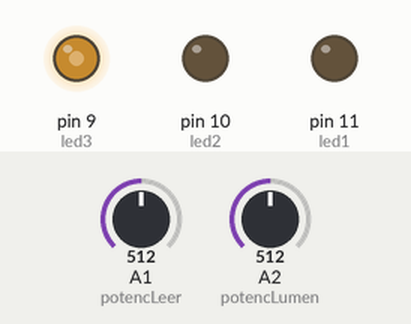
Simulated run of this sketch. Board: Arduino Uno, built with avr-gcc and run on an emulated ATmega328P. Parts: output pins drawn as LEDs (lit = HIGH). Inputs (shaded band) come from the test bench; at power-on: A1 (potencLeer) = 512, A2 (potencLumen) = 512.

Above: at 1.2 s.
1.3 s: A1 (potencLeer) set to 716
At 2.5 s:
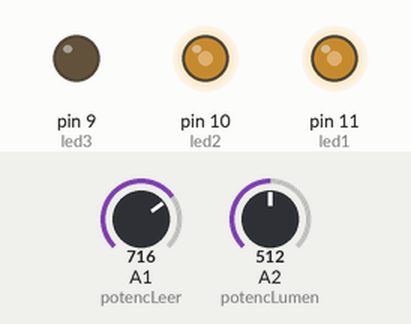
2.8 s: A2 (potencLumen) set to 716
At 3.8 s:
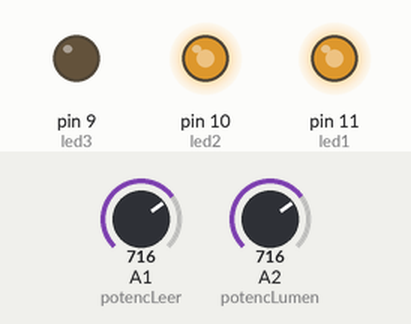
4.3 s: A1 (potencLeer) set to 900
At 4.9 s:
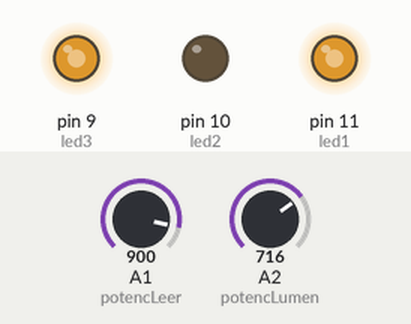
5.8 s: A2 (potencLumen) set to 900
At 6.1 s:
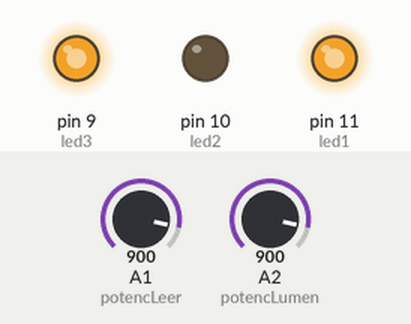
7.3 s: A1 (potencLeer) set to 1023
At 8.4 s:
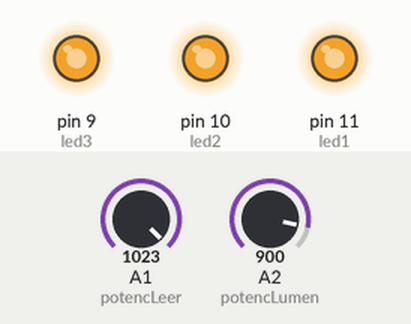
8.8 s: A2 (potencLumen) set to 511
At 9.6 s:
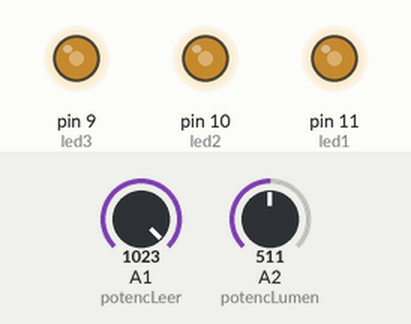
Timing chart, 0 to 11.3 s (numbered marks = the images above; inputs shaded):
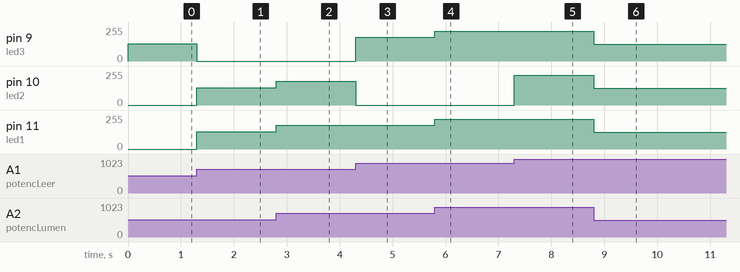

The sketch:

regulador1.9.ino
```cpp
//AUTORES:
//Martin Beltran Diaz - UO276244
//Stelian Adrian Stanci - UO277653
//Laura Pernia Blanco - UO276264


//Ambos potenciometros
int potencLeer = A1; //Decide qué luces encender
int potencLumen = A2; //Decide qué potencia darles

int led1 = 11;
int led2 = 10;
int led3 = 9;

//Solo modificamos las luces encendidas y su potencia si hay cambio respecto al valor leido con anterioridad
int estadoAnterior = 0;
int potenciaAnterior = 0;
int paso = 1023/7; //Estado


void setup()
{
  Serial.begin(9600); // Iniciar el Serial

  pinMode(potencLeer, INPUT);
  pinMode(potencLumen,INPUT);
  pinMode(led1, OUTPUT);
  pinMode(led2, OUTPUT);
  pinMode(led3, OUTPUT);
}

void loop()
{

  // Comprobamos si algún potenciómetro ha cambiado su valor
  if(analogRead(potencLeer) != estadoAnterior
    || analogRead(potencLumen)/4 != potenciaAnterior) {

    // Ha cambiado, por lo que vemos qué luces hay que encender y
    //con qué otencia
  	estadoAnterior = analogRead(potencLeer);
    potenciaAnterior = analogRead(potencLumen)/4;

    // Para comprobar qué combinación de luces hacer
    int combi = estadoAnterior/paso;

    apagarTodas();
    if(combi == 1){
      	analogWrite(led1, potenciaAnterior);
    } else if(combi == 2){
      	analogWrite(led2, potenciaAnterior);
    } else if(combi == 3){
      	analogWrite(led3, potenciaAnterior);
    } else if(combi == 4){
      	analogWrite(led1, potenciaAnterior);
        analogWrite(led2, potenciaAnterior);
    } else if(combi == 5){
      	analogWrite(led2, potenciaAnterior);
        analogWrite(led3, potenciaAnterior);
    } else if(combi == 6){
        analogWrite(led1, potenciaAnterior);
      	analogWrite(led3, potenciaAnterior);
    } else if(combi == 7){
        analogWrite(led1, potenciaAnterior);
        analogWrite(led2, potenciaAnterior);
      	analogWrite(led3, potenciaAnterior);
    }
  }
}


void apagarTodas(){
  digitalWrite(led1, LOW);
  digitalWrite(led2, LOW);
  digitalWrite(led3, LOW);
}
```

Measured:
- after the input at 1.3 s, pin 9 (led3): 128/255 → 0/255 at once; pin 10 (led2), pin 11 (led1): 0/255 → 128/255 at once
- after the input at 2.8 s, pin 10 (led2), pin 11 (led1): 128/255 → 179/255 at once
- after the input at 4.3 s, pin 9 (led3): 0/255 → 179/255 at once; pin 10 (led2): 179/255 → 0/255 at once
- after the input at 5.8 s, pin 9 (led3), pin 11 (led1): 179/255 → 225/255 at once
- after the input at 7.3 s, pin 10 (led2): 0/255 → 225/255 at once
- after the input at 8.8 s, pin 9 (led3), pin 10 (led2), pin 11 (led1): 225/255 → 127/255 at once
